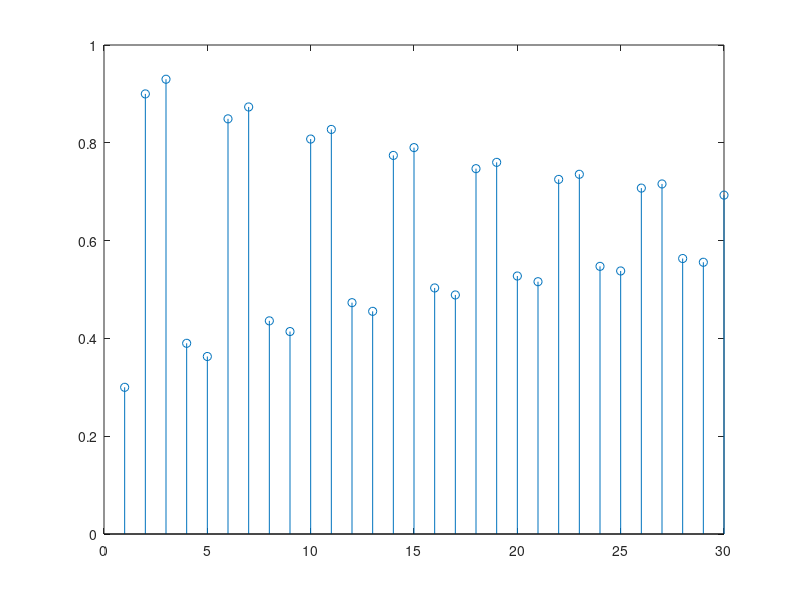

Write the MATLAB code that produced this figure.
% Se definen los arrays con los pulsos
x=[1 ones(1,29)];

% Se definen los coeficientes de las ecuaciones en diferencias
a=[1 0 0.9];
b=[0.3 0.6 0.3];

% Muestra actual
xn=[0 0 0];
yn=[0 0 0];

filtro = filter(b, a, x)

% Pintamos la grafica discreta y continua
stem(filtro);
